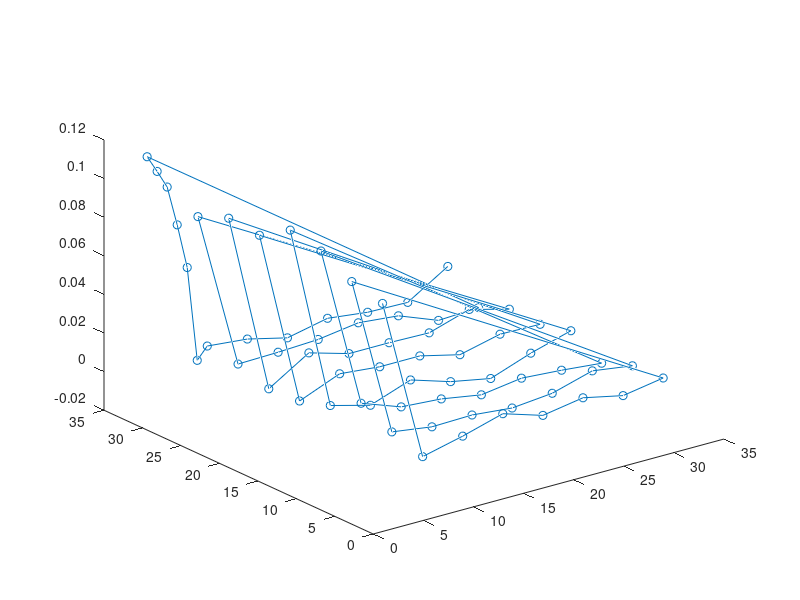

This figure's MATLAB source: (Note: this script raises an error after producing the figure.)
intbits = [4,8,12,16,20,24,28,32,4,8,12,16,20,24,28,32,4,8,12,16,20,24,28,32, ... 
    4,8,12,16,20,24,28,32,4,8,12,16,20,24,28,32,4,8,12,16,20,24,28,32, ...
    4,8,12,16,20,24,28,32,2,3,4,5,6,7,8,12,16,20,24,28,32];
fracbits = [4,4,4,4,4,4,4,4,8,8,8,8,8,8,8,8,12,12,12,12,12,12,12,12, ...
    16,16,16,16,16,16,16,16,20,20,20,20,20,20,20,20,24,24,24,24,24,24,24,24, ...
    28,28,28,28,28,28,28,28,32,32,32,32,32,32,32,32,32,32,32,32,32];
% EER value without reducing bits
EER = 0.398; 

% EER values after reducing bits
EERsafter = [0.4845,0.3995,0.4045,0.4105,0.4040,0.4075,0.4030,0.4065,0.4885,...
    0.4050,0.4020,0.4025,0.4005,0.4025,0.4085,0.4055, 0.4970,0.4125, 0.4050,...
    0.4035,0.4000,0.4030,0.4015,0.3995,0.5005,0.4040,0.3985,0.4060,0.3995, ...
    0.3955,0.4030,0.4090,0.4905,0.3990,0.4075,0.4055,0.4055,0.4005,0.4055,...
    0.4050,0.4920,0.3980,0.4110,0.4050,0.4050,0.4045,0.4110,0.4055,0.4855,...
    0.4035,0.4040,0.4050, 0.4080,0.4060,0.3980,0.3990,0.5120,0.5030,0.4935,0.4725,0.4490,0.3995,0.4055,0.4035,...
    0.3985,0.4030,0.4005,0.4000,0.4130];

EERdifferences = EERsafter-EER;

grid on
% 
% pts = [EERs; features];
% 
% plot3(pts(:,1), pts(:,2), pts(:,3));

p = plot3(intbits, fracbits, EERdifferences, '-o');
hold on
ax = gca;
ax.ZGrid = 'on';
ax.XGrid = 'on';
ax.YGrid = 'on';
% set(gca,'yticklabel',[])
set(gca,'FontSize', 24)
p.LineStyle = 'none'
set(findall(gca, 'Type', 'Line'),'LineWidth',3);
% plot3(temp1, temp2, temp3, '-o');

% legend('Using doubles','Using integers');

% plot3([0.36, 0.24], [0.45,0.235], [0.31,0.12], '-o');
xlabel('intbits');
ylabel('fracbits');
zlabel('EER differences');